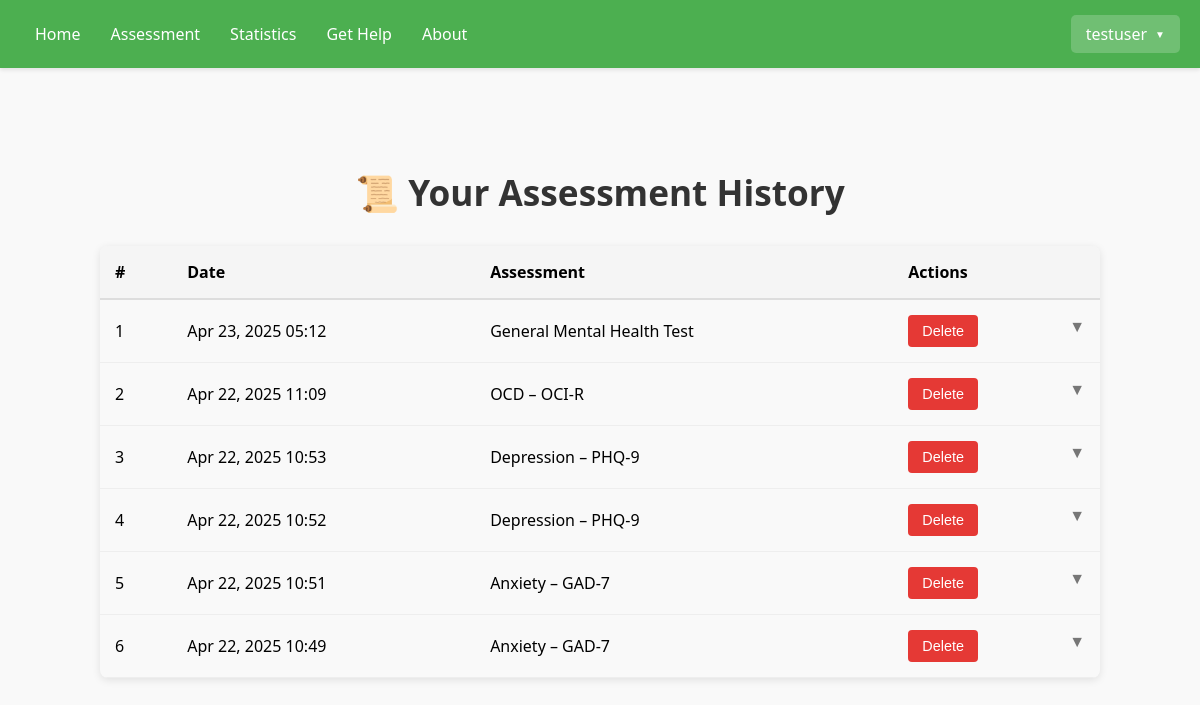
The app's page /history/ (signed in), older data.
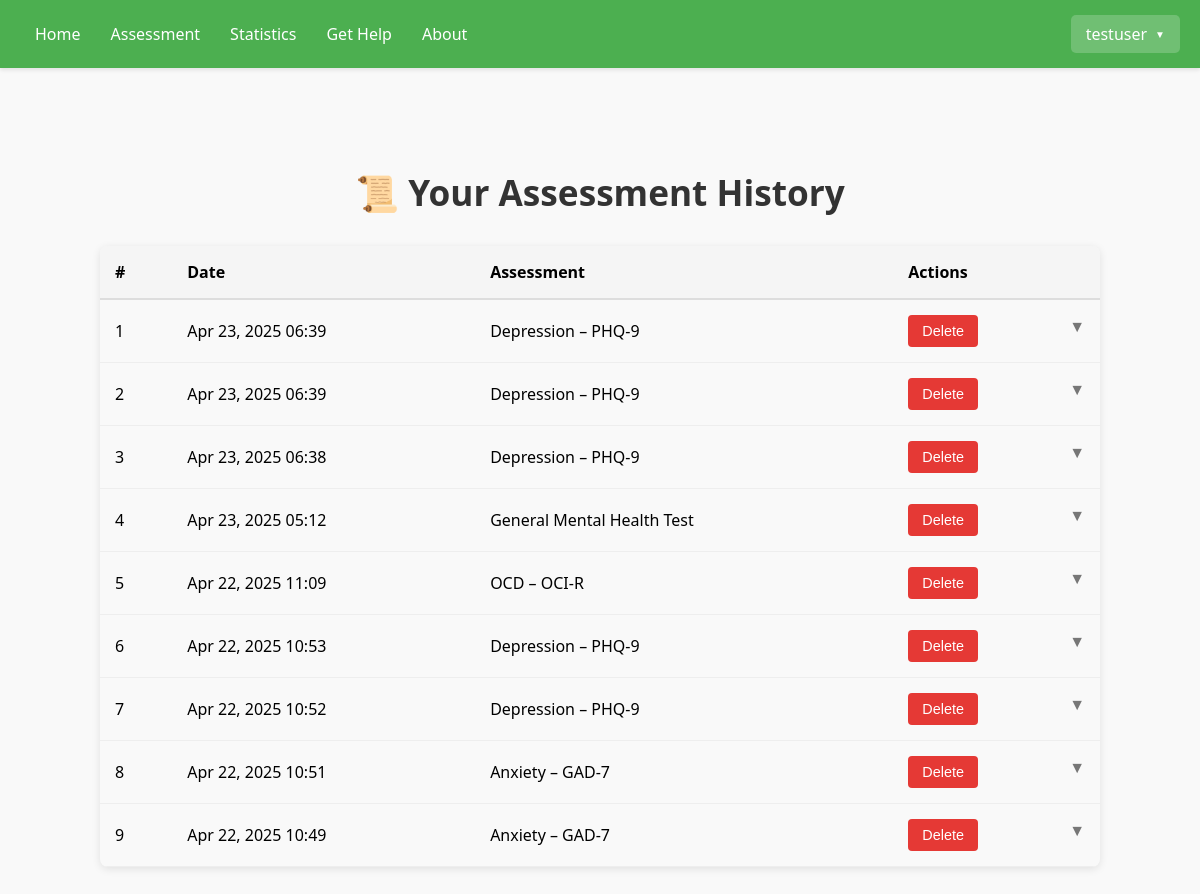
The same page, newer data.
### assessments/models.py (models this page shows, shortened)
class AssessmentAttempt(models.Model):
    user = models.ForeignKey(User, on_delete=models.CASCADE)
    assessment = models.ForeignKey(Assessment, on_delete=models.CASCADE)
    score = models.FloatField()
    attempted_at = models.DateTimeField(auto_now_add=True)
    responses = models.JSONField()
    raw_scores = models.JSONField()
    severity_scores = models.JSONField()

class Assessment(models.Model):
    title = models.CharField(max_length=255)
    description = models.TextField()

### assessments/views.py (the view)
# urls.py: path('history/', views.history_view, name='history'),
@login_required
def history_view(request):
     attempts = (
         AssessmentAttempt.objects
         .filter(user=request.user)
         .order_by('-attempted_at')
     )
     return render(request, 'history.html', {'attempts': attempts})

### assessments/templates/history.html (shortened to what this page needs)
{% extends 'base.html' %}
{% block content %}
<div class="history-container">
  <h2 class="history-heading">📜 Your Assessment History</h2>
  <table class="history-table">
    <thead>
      <tr>
        <th>#</th>
        <th>Date</th>
        <th>Assessment</th>
        <th>Actions</th>
      </tr>
    </thead>
    <tbody>
      {% for attempt in attempts %}
        <tr class="clickable" data-id="detail-{{ attempt.id }}">
          <td>{{ forloop.counter }}</td>
          <td>{{ attempt.attempted_at|date:"M d, Y H:i" }}</td>
          <td>{{ attempt.assessment.title }}</td>
          <td>
            <form method="post" action="{% url 'history_delete' attempt.id %}" style="display:inline;">
              <button type="submit" class="btn-delete">Delete</button>
            </form>
            <span class="expand-icon">▼</span>
          </td>
        </tr>
      {% endfor %}
    </tbody>
  </table>
</div>
{% endblock %}

Row changes from the older to the newer data that the page shows:
added AssessmentAttempt: attempted_at "Apr 23, 2025 06:39", assessment "Depression – PHQ-9"
added AssessmentAttempt: attempted_at "Apr 23, 2025 06:39", assessment "Depression – PHQ-9"
added AssessmentAttempt: attempted_at "Apr 23, 2025 06:38", assessment "Depression – PHQ-9"
